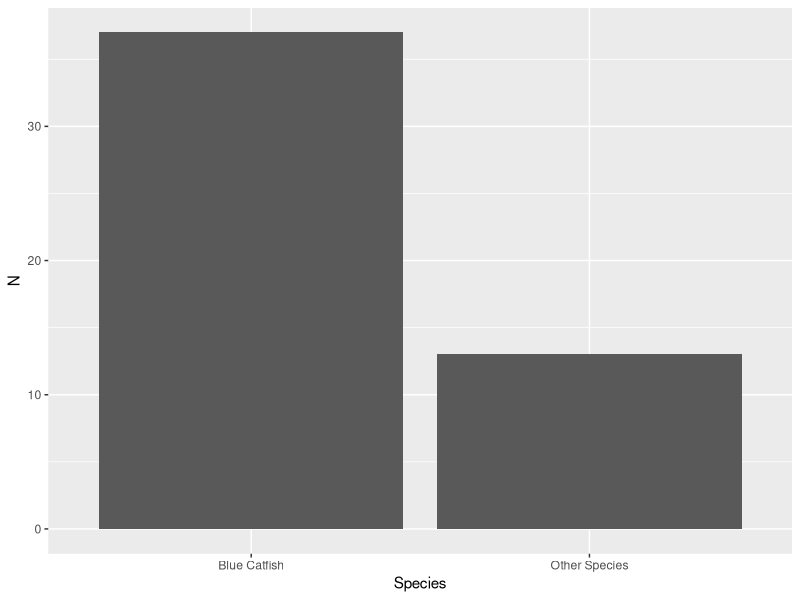
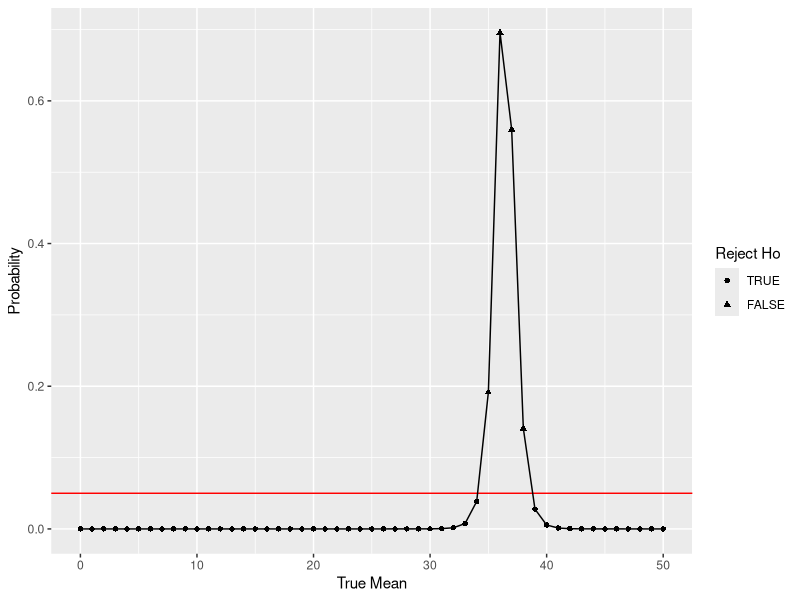

Write the R code that produced these figures, in order.
## ---- chunk 1
library(ggplot2)
df <- data.frame( Species=c("Blue Catfish","Other Species"), N=c(37,13) )
ggplot(df,aes(Species,N)) + geom_bar(stat="identity") 
## ---- chunk 2
df <- data.frame( Site = 1:10, Catfish=c(37,32,35,39,31,38,38,35,41,38) )
df
## ---- chunk 3
model <- t.test(df$Catfish, mu = 37)
model
## ---- chunk 4
potential <- seq(0,50)
other_p.vals <- unlist(lapply( potential,FUN = function(x) {t.test(df$Catfish, mu=x)$p.value}))
data <- data.frame( potential,other_p.vals)
data$Reject <- TRUE
data$Reject[ data$other_p.vals >= 0.05] <- FALSE
data$Reject <- factor( data$Reject, ordered=TRUE, levels=c(TRUE,FALSE))
ggplot(data,aes(x=potential,y=other_p.vals)) + 
  geom_abline(slope=0,intercept = 0.05, color="red") + 
  geom_line() + geom_point(aes(shape=Reject)) +  
  xlab("True Mean") + ylab("Probability") +
  scale_shape_discrete("Reject Ho")
## ---- chunk 5
observed <- rbinom(25,1,0.42)
observed
